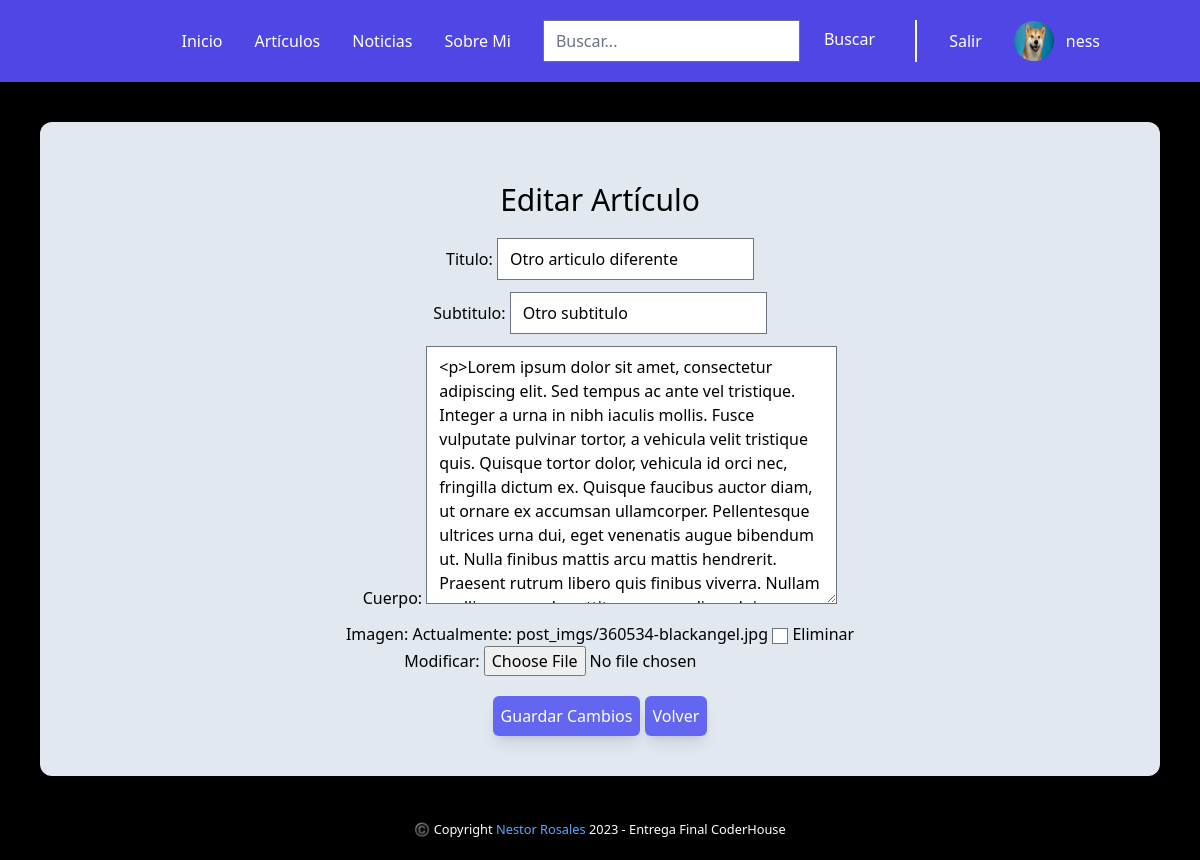
The app's page /article/5/editar (signed in), older data.
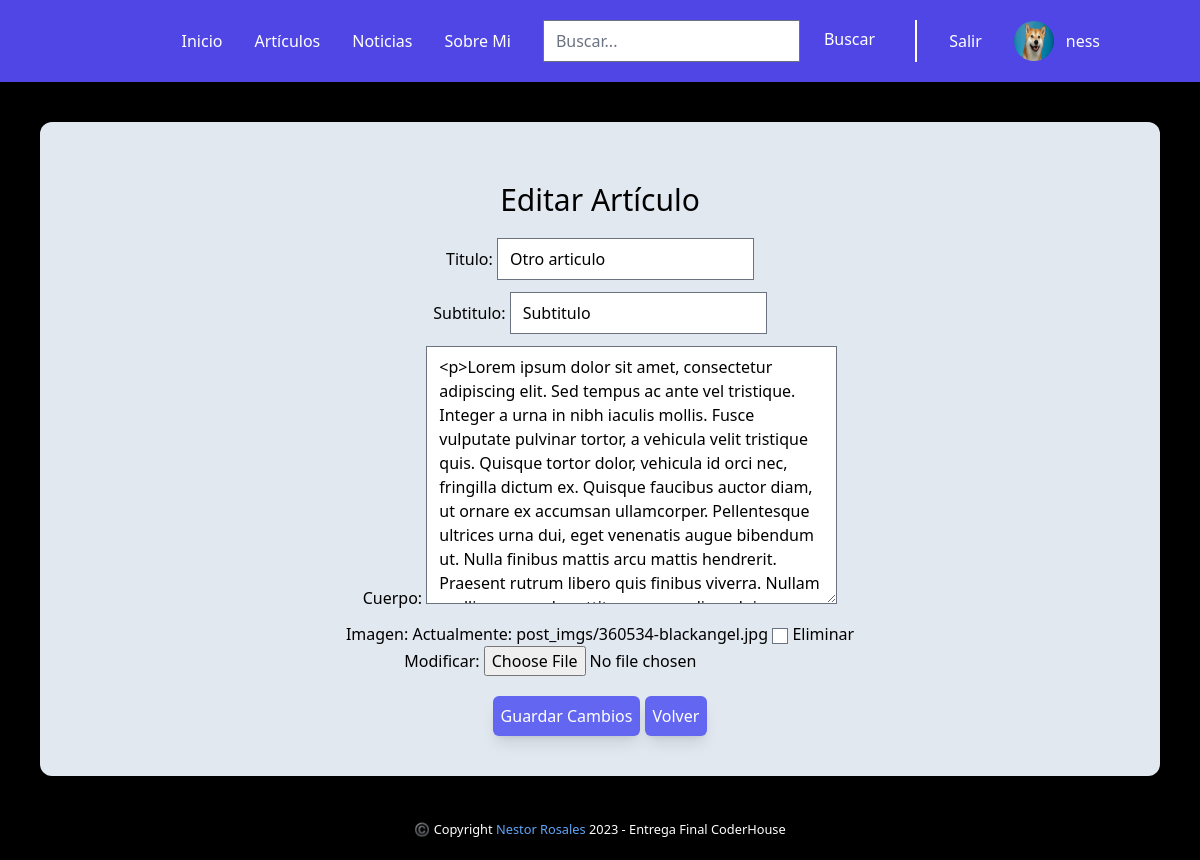
The same page, newer data.
### blog/models.py (models this page shows, shortened)
class Articulo(models.Model):
    user = models.ForeignKey(settings.AUTH_USER_MODEL, null=True, on_delete=models.SET_NULL)
    titulo = models.CharField(max_length=40)
    subtitulo = models.CharField(max_length=30)
    cuerpo = RichTextField()
    fecha = models.DateTimeField(auto_now_add=True, editable=False)
    imagen = models.ImageField(upload_to='post_imgs/', null=True, blank=True)
    class Meta:
        ordering = ["titulo", "fecha"]

### blog/views.py (the view)
# urls.py: path("article/<int:pk>/editar", views.ArticleUpdate.as_view(), name="Editar Artículo",),
class ArticleUpdate(UserPassesTestMixin, UpdateView):
    model = Articulo
    template_name = "update_article.html"
    success_url = reverse_lazy("Artículos")
    fields = ["titulo", "subtitulo", "cuerpo", "imagen"]
    def test_func(self) -> bool | None:
        return self.request.user.is_superuser

### blog/templates/update_article.html (shortened to what this page needs)
{% extends "./index.html" %} {% load static tailwind_tags %} {% block content %}
<main class="text-center m-10 p-10 bg-slate-200 rounded-xl">
  <h1 class="text-3xl p-5">Editar Artículo</h1>
  <form action="" method="POST" enctype="multipart/form-data">
    <div class="flex flex-col gap-3">
      {{form.as_div}}
    </div>
    <button
    class="bg-indigo-500 shadow-lg p-2 rounded-md text-white hover:bg-white hover:text-black mt-5"
  >
    Guardar Cambios
  </button>
    <button
    class="bg-indigo-500 shadow-lg p-2 rounded-md text-white hover:bg-white hover:text-black mt-5"
  >
    <a href="{% url "Artículos" %}">Volver</a>
  </button>
  </form>
</main>
{% endblock %}

Row changes from the older to the newer data that the page shows:
changed Articulo: titulo "Otro articulo diferente" → "Otro articulo"; subtitulo "Otro subtitulo" → "Subtitulo"
